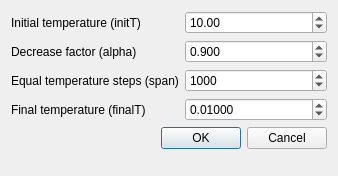
<?xml version="1.0" encoding="UTF-8"?>
<ui version="4.0">
 <class>SimulatedAnnealingDialog</class>
 <widget class="QDialog" name="SimulatedAnnealingDialog">
  <property name="geometry">
   <rect>
    <x>0</x>
    <y>0</y>
    <width>338</width>
    <height>176</height>
   </rect>
  </property>
  <property name="windowTitle">
   <string>Simmulated annealing cooling schedule</string>
  </property>
  <layout class="QFormLayout" name="formLayout">
   <item row="0" column="0">
    <widget class="QLabel" name="label">
     <property name="text">
      <string>Initial temperature (initT)</string>
     </property>
    </widget>
   </item>
   <item row="0" column="1">
    <widget class="QDoubleSpinBox" name="initialTemperature">
     <property name="maximum">
      <double>1000.000000000000000</double>
     </property>
     <property name="value">
      <double>10.000000000000000</double>
     </property>
    </widget>
   </item>
   <item row="4" column="0" colspan="2">
    <widget class="QDialogButtonBox" name="buttonBox">
     <property name="orientation">
      <enum>Qt::Horizontal</enum>
     </property>
     <property name="standardButtons">
      <set>QDialogButtonBox::Cancel|QDialogButtonBox::Ok</set>
     </property>
    </widget>
   </item>
   <item row="1" column="0">
    <widget class="QLabel" name="label_2">
     <property name="text">
      <string>Decrease factor (alpha)</string>
     </property>
    </widget>
   </item>
   <item row="2" column="0">
    <widget class="QLabel" name="label_3">
     <property name="text">
      <string>Equal temperature steps (span)</string>
     </property>
    </widget>
   </item>
   <item row="3" column="0">
    <widget class="QLabel" name="label_4">
     <property name="text">
      <string>Final temperature (finalT)</string>
     </property>
    </widget>
   </item>
   <item row="3" column="1">
    <widget class="QDoubleSpinBox" name="finalTemperature">
     <property name="decimals">
      <number>5</number>
     </property>
     <property name="singleStep">
      <double>0.010000000000000</double>
     </property>
     <property name="value">
      <double>0.010000000000000</double>
     </property>
    </widget>
   </item>
   <item row="1" column="1">
    <widget class="QDoubleSpinBox" name="decreaseFactor">
     <property name="decimals">
      <number>3</number>
     </property>
     <property name="maximum">
      <double>1.000000000000000</double>
     </property>
     <property name="singleStep">
      <double>0.100000000000000</double>
     </property>
     <property name="value">
      <double>0.900000000000000</double>
     </property>
    </widget>
   </item>
   <item row="2" column="1">
    <widget class="QSpinBox" name="equalTemperatureSteps">
     <property name="maximum">
      <number>1000000000</number>
     </property>
     <property name="value">
      <number>1000</number>
     </property>
    </widget>
   </item>
  </layout>
 </widget>
 <resources/>
 <connections>
  <connection>
   <sender>buttonBox</sender>
   <signal>accepted()</signal>
   <receiver>SimulatedAnnealingDialog</receiver>
   <slot>accept()</slot>
   <hints>
    <hint type="sourcelabel">
     <x>248</x>
     <y>254</y>
    </hint>
    <hint type="destinationlabel">
     <x>157</x>
     <y>274</y>
    </hint>
   </hints>
  </connection>
  <connection>
   <sender>buttonBox</sender>
   <signal>rejected()</signal>
   <receiver>SimulatedAnnealingDialog</receiver>
   <slot>reject()</slot>
   <hints>
    <hint type="sourcelabel">
     <x>316</x>
     <y>260</y>
    </hint>
    <hint type="destinationlabel">
     <x>286</x>
     <y>274</y>
    </hint>
   </hints>
  </connection>
 </connections>
</ui>
